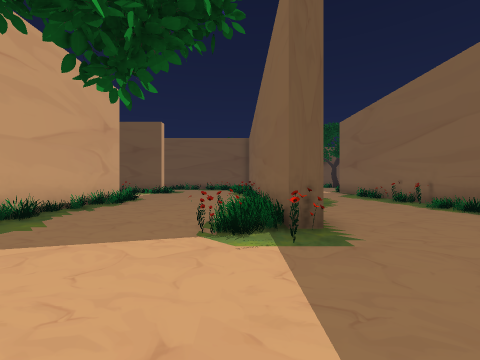
[1] (above)

24 first-person views from a walk through a scene from a Unity 3-D project. The camera is 1.4 m above the floor, looks level and sees 90° across. The floor is counted in squares, 2 m on a side. Each view is taken from the middle of a square. On the plan, view 1 faces up. The plan holds only what a view shows up to about 9 squares ahead; the rest is blank. The place goes on beyond the plan.

[2]
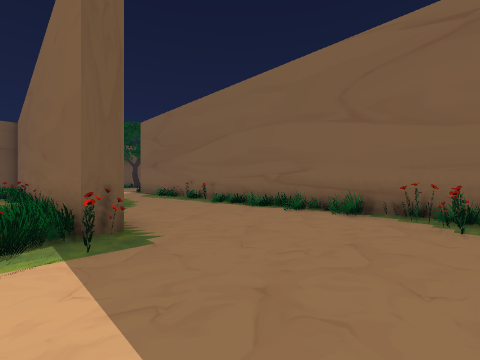

[3]
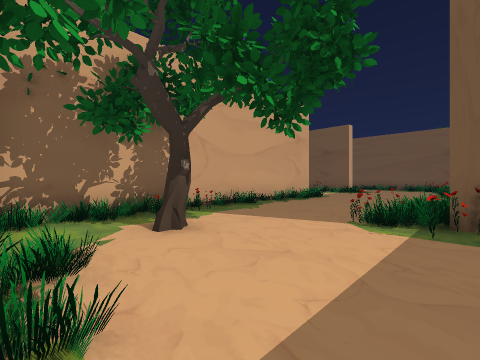

[4]
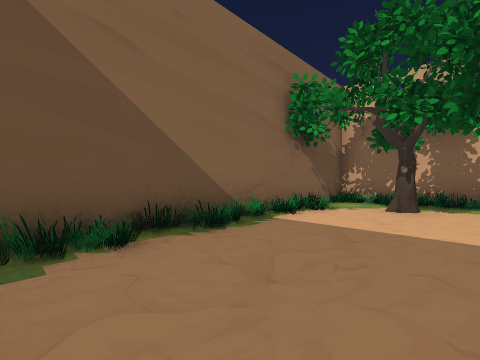

[5]
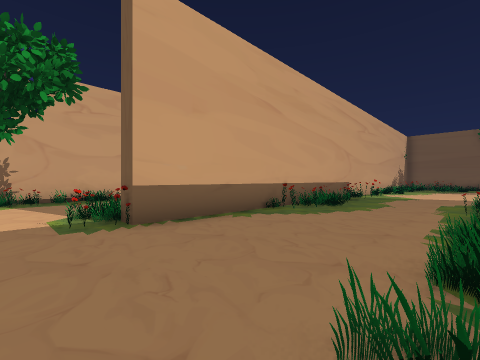

[6]
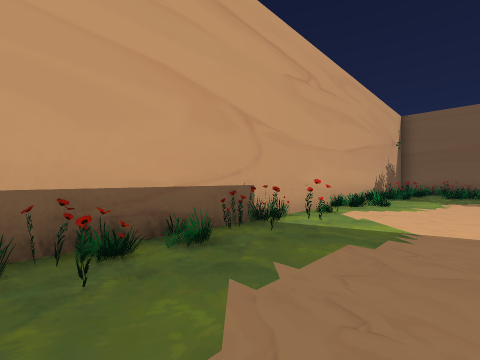

[7]
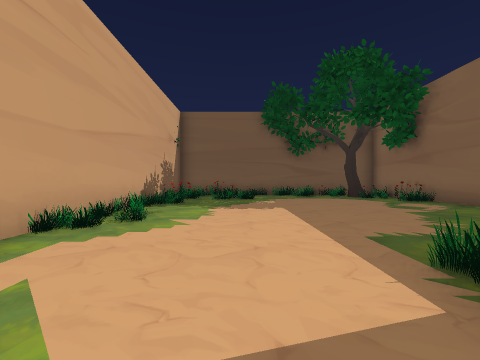

[8]
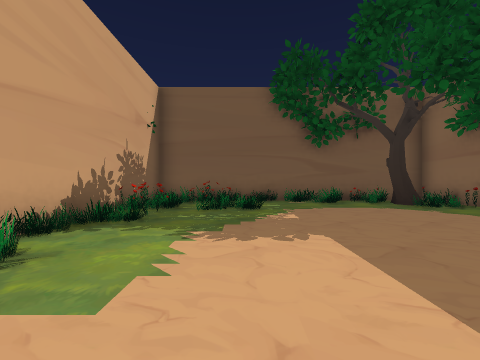

[9]
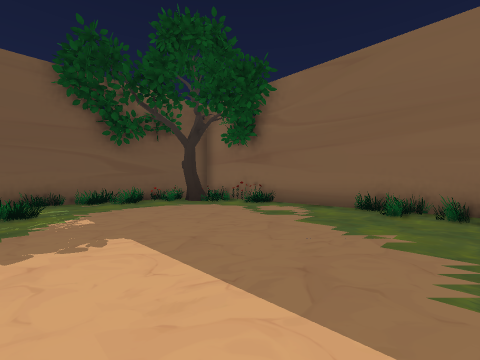

[10]
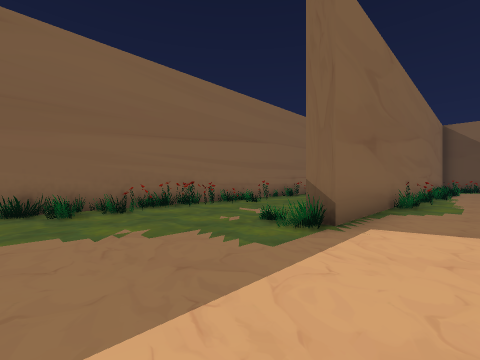

[11]
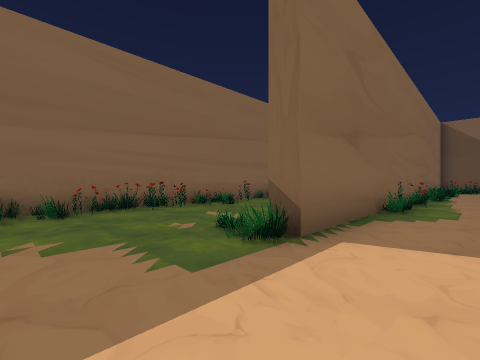

[12]
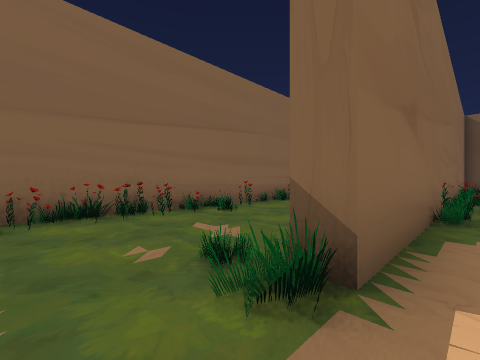

[13]
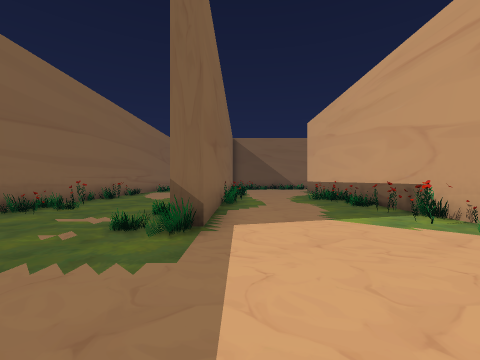

[14]
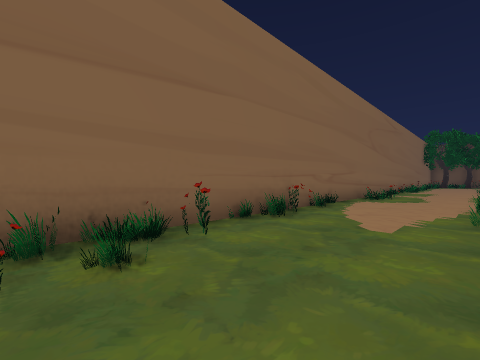

[15]
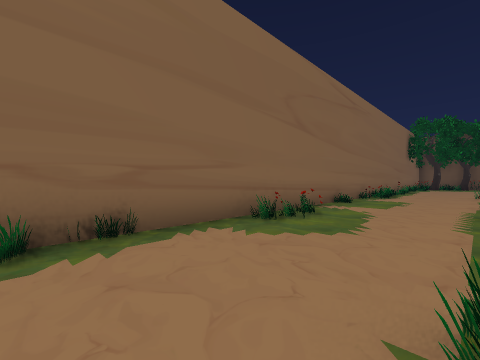

[16]
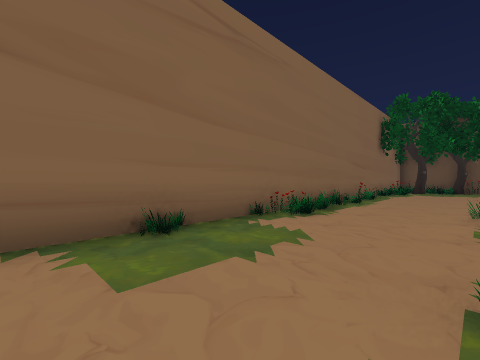

[17]
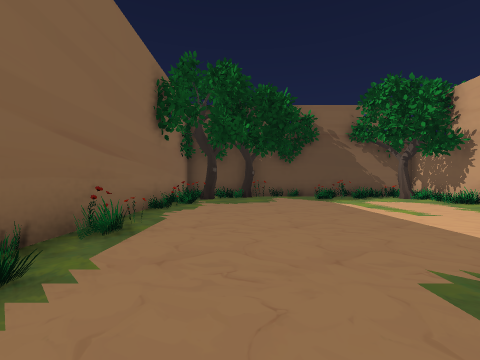

[18]
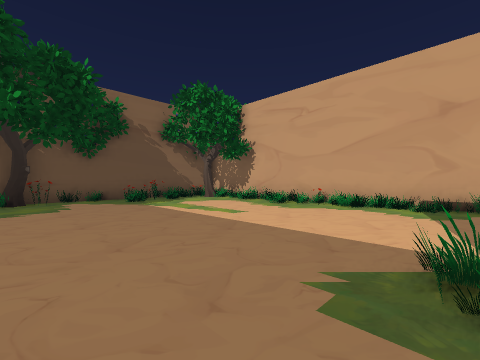

[19]
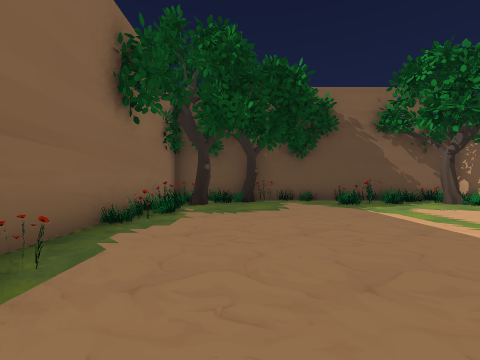

[20]
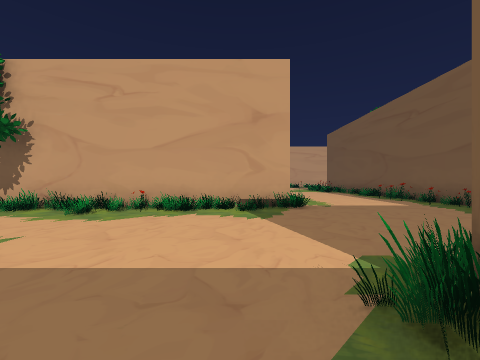

[21]
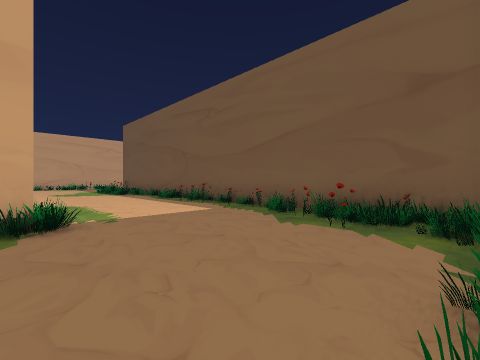

[22]
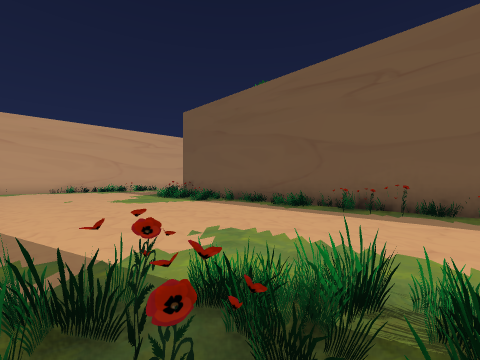

[23]
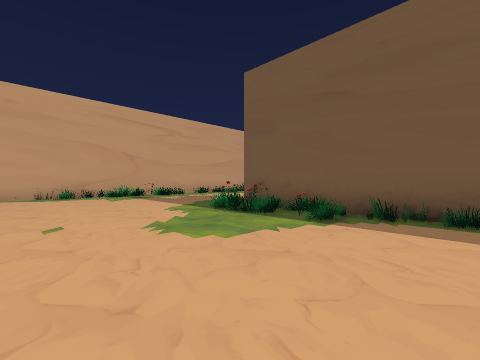

[24]
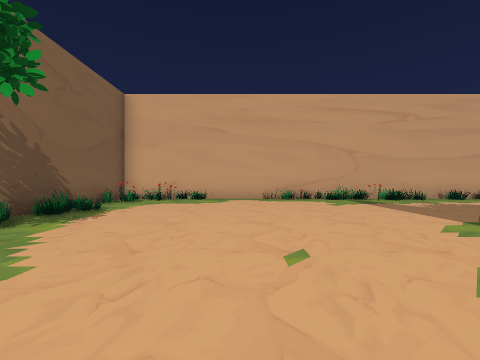

### Floor plan
Key: @ floor where view 1 was taken; # wall or solid block; x gap in a wall; . floor; = window, fence, low wall or low ledge; T tree; O other object.
Columns run from 16 left of view 1 to 11 right of it. Each row starts with its distance up from view 1.
 24                  ##########
 23                  #........#
 22                  #.#.....T#
 21                  #........##
 20                  ##........#
 19                  #.........#
 18                  #.........#
 17                  #.........#
 16                  #.........#
 15                  #........##
 14                  #.......##
 13                  ##...#..##
 12                 .##...#..=##
 11                 ##....#....#
 10                 .#=...#...##
  9              ....#...##....#
  8             #....#=..##....#
  7             #....##..##...##
  6             #....#....#....#
  5             #....#....#....#
  4             #...##....#....#
  3             #...=#....#....#
  2 #           #.........#...##
  1 #.         ##xT......##....#
  0 #..      O #....@...#=#....#
 -1 #...    #########.#####....#
 -2 ##....###.....#######. ....#
 -3 #.............##...#.. ....#
 -4 #..................... ...##
 -5 #..................... ....#
 -6 #.....................#....#
 -7 #................#.........#
 -8 #..............#.#.........#
 -9 # ......         #.........#
-10 ##.....          #=.......##
-11 ######           #.........#
-12                  #........##
-13                  #.........#
-14                  #.......###
-15                  #T.#....T#
-16                  #=.##.#T##
-17                   ######

Positions as (right, up) in squares from view 1, and headings:
1: (0, 0), facing up
2: (0, 0), facing up-right
3: (1, -1), facing up-left
4: (4, 2), facing down-left
5: (5, 2), facing up-left
6: (4, 9), facing up-left
7: (4, 12), facing up
8: (4, 15), facing up
9: (4, 15), facing up-right
10: (4, 17), facing down-right
11: (4, 16), facing down-right
12: (5, 15), facing down-right
13: (5, 17), facing down
14: (7, 12), facing down-right
15: (7, 6), facing down-right
16: (7, 0), facing down-right
17: (8, -6), facing down
18: (8, -7), facing down-left
19: (8, -8), facing down
20: (7, -8), facing left
21: (5, -7), facing up-left
22: (0, -8), facing up-left
23: (-5, -7), facing up-left
24: (-7, -7), facing left
